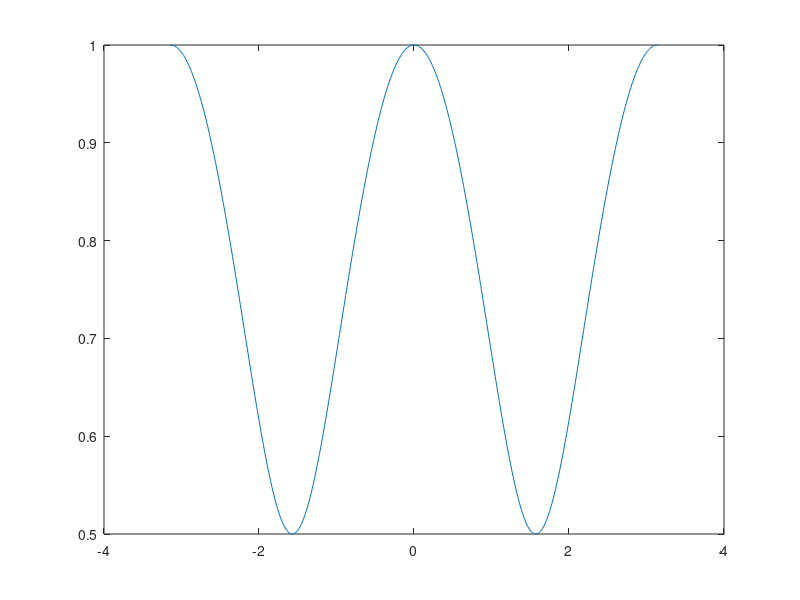
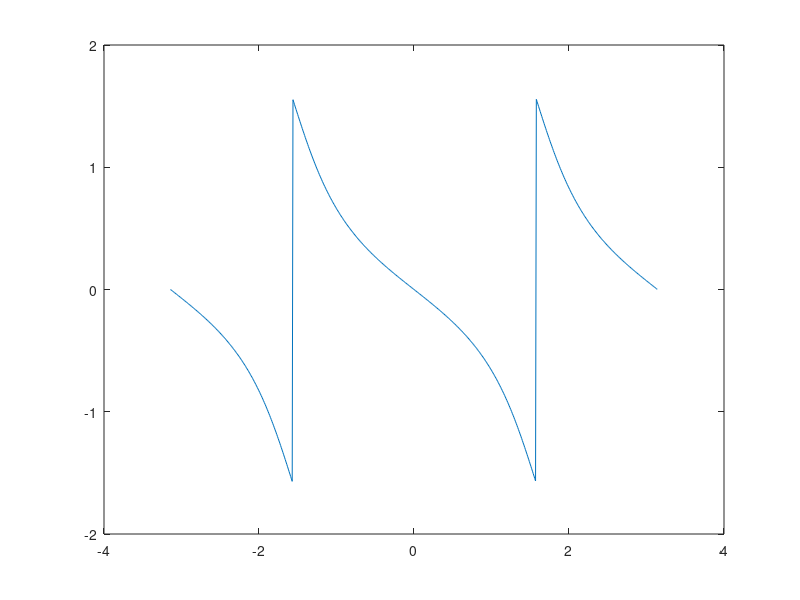

Write MATLAB code to recreate these figures, in order.
w = -pi:0.01:pi; % Frecuencia.

H = sqrt((cos(w)).^2 + 0.25.*(sin(w)).^2);

P = atan((-0.5.*sin(w))./(cos(w)));

figure;
plot(w, H);

figure;
plot(w, P);